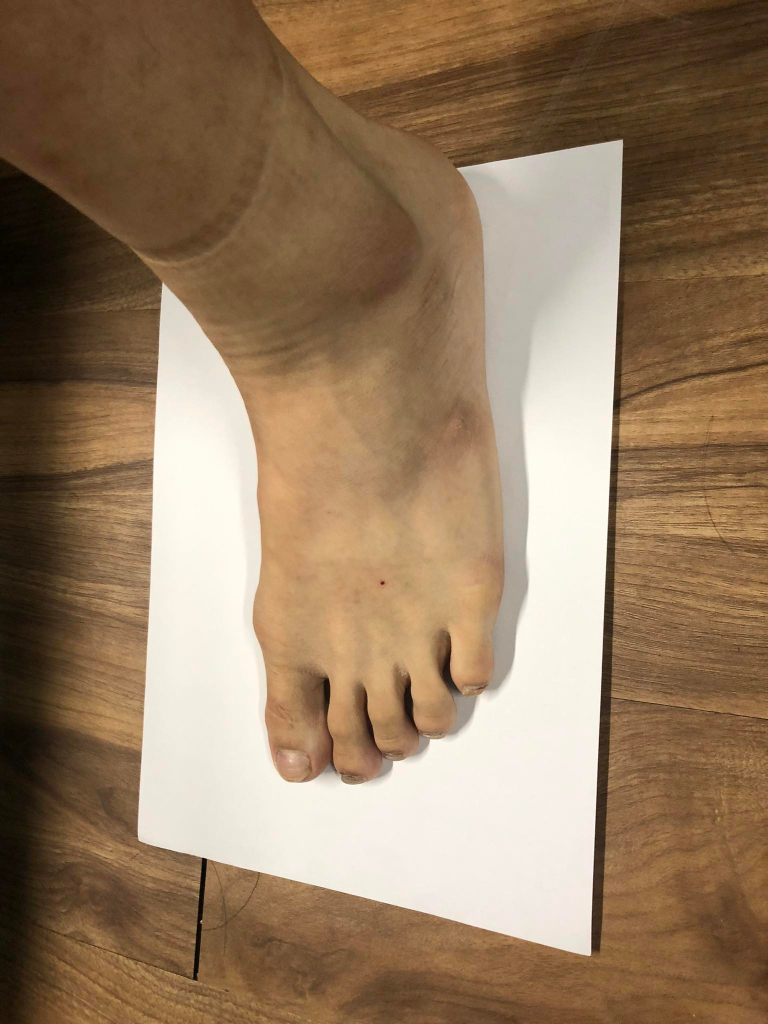
#> input picture images/test.jpg, 1536 x 2048 px (shown at 1/2 size)
$ python -i foot_estimate.py   (imports and definitions only)
#> lines starting #> are read from the running program, lines starting #| are printed output that depends on the picture; after the words box and inside, x2 and y2 are one past the last pixel; in counts of white or black regions, pixels touching at a corner belong together
import numpy as np
import matplotlib.pyplot as plt
import argparse
import cv2
from sklearn.cluster import KMeans
import random as random

# [21 lines left out: function preprocess, not called in this run]

def plotImage(img, title):

    plt.imshow(img)
    #plt.title('Clustered Image')
    # plt.savefig('results/image_classified/normal_img/'+title)
    # plt.show()

# [100 lines left out: functions gammaCorrection, cropOrig, overlayImage, kMeans_cluster, getBoundingBox, drawCnt, not called in this run]

def paperEdgeDetection(clusteredImage):
  edged1 = cv2.Canny(clusteredImage, 0, 255, 15)
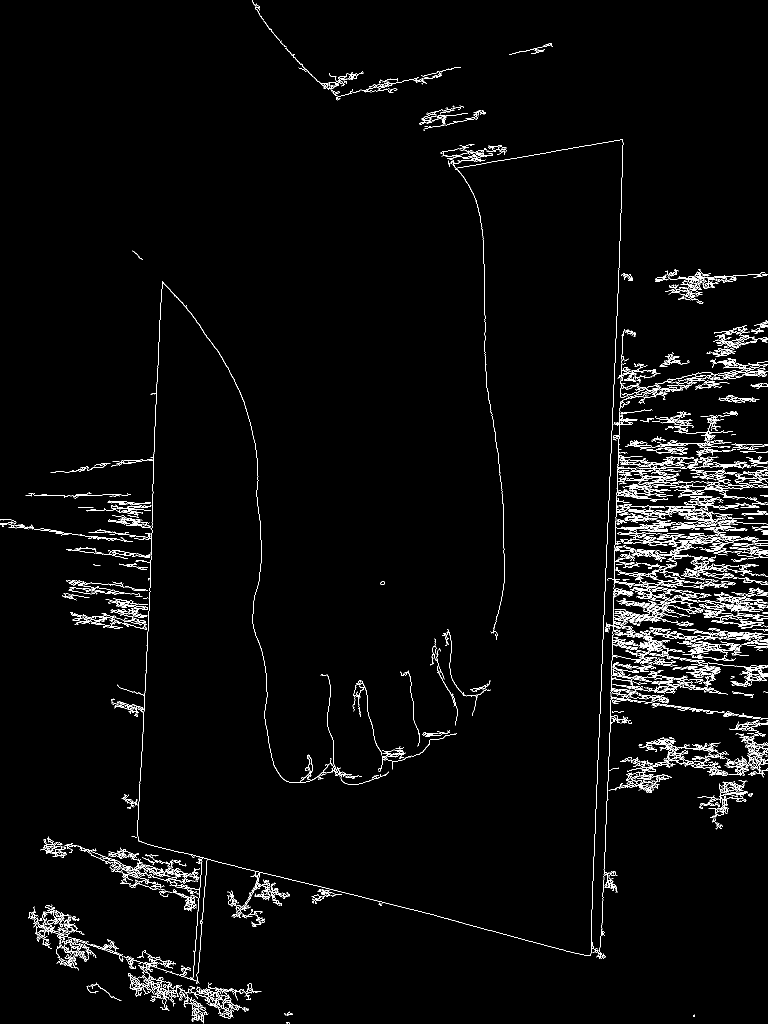
#> edged1: shape (2048, 1536) (shown at 1/2 size); 2.6% white in thin lines or dots
  edged = cv2.dilate(edged1, kernel=(5, 5), iterations=10)
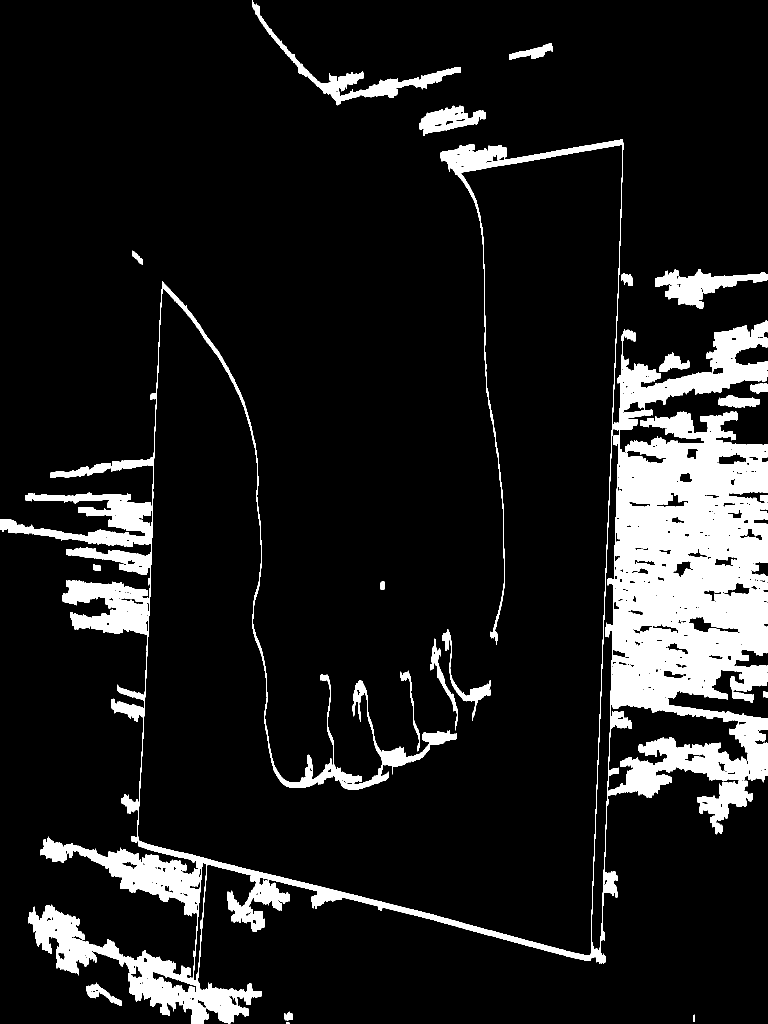
#> edged: shape (2048, 1536) (shown at 1/2 size); 11.2% white; 29 white regions, largest, box (x1, y1, x2, y2) and area: (1184, 641, 1536, 1928) 198833, (56, 278, 1247, 2048) 91957, (0, 984, 303, 1094) 13355
  edged = cv2.erode(edged, kernel=(5, 5), iterations=8)
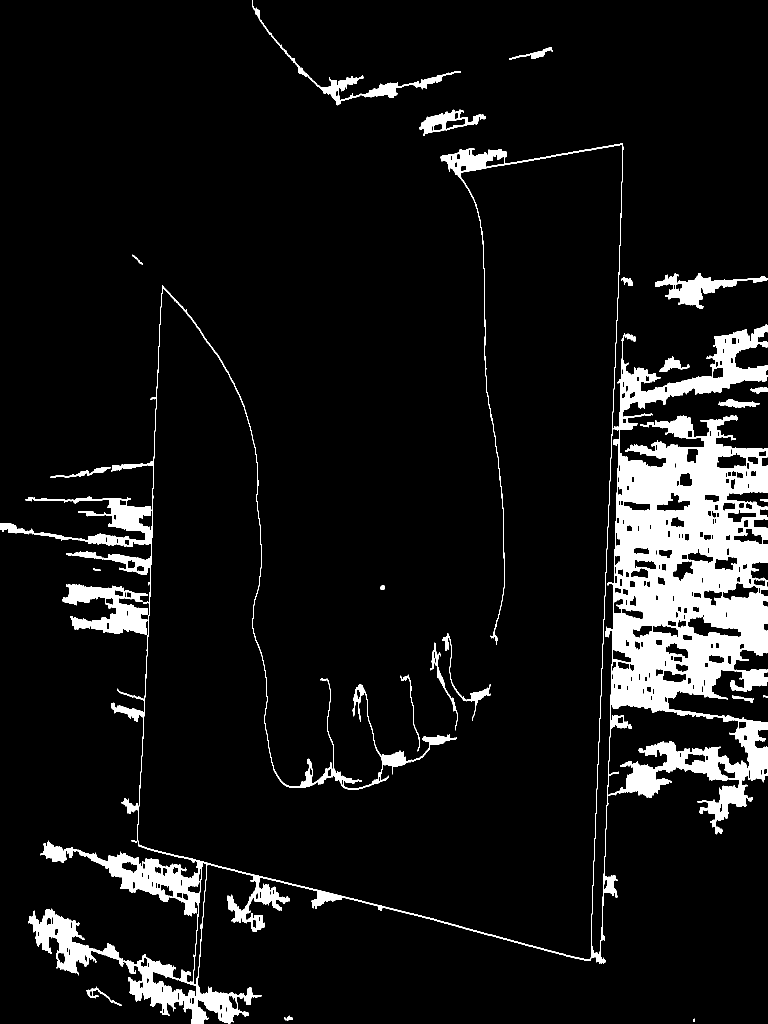
#> edged: shape (2048, 1536) (shown at 1/2 size); 8% white; 29 white regions, largest, box (x1, y1, x2, y2) and area: (1184, 649, 1536, 1928) 157561, (80, 286, 1247, 2048) 49269, (124, 1168, 296, 1270) 8636

  edged = cv2.fastNlMeansDenoising(edged, None, 20, 7, 21)
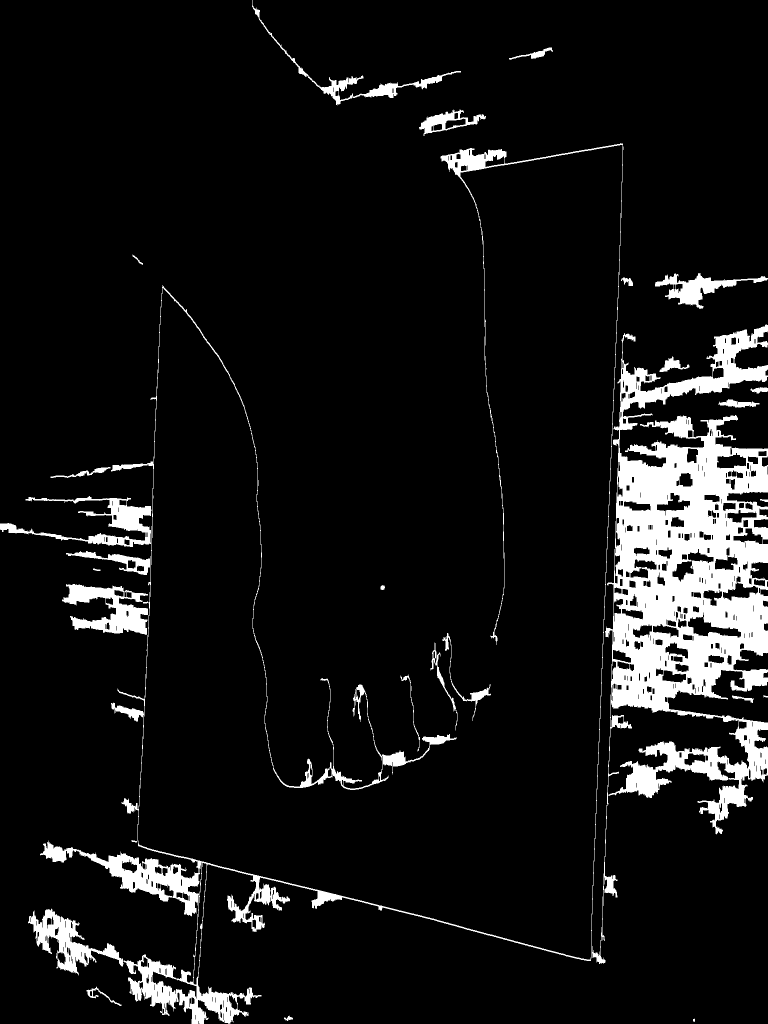
#> edged: shape (2048, 1536) (shown at 1/2 size); min 0, max 255, mean 20.4
  # edged = cv2.medianBlur(edged, 3)
  return edged

# [42 lines left out: functions edgeDetection, footEdgeDetection, calcFeetSize, not called in this run]

>>> import cv2
>>> picture = cv2.cvtColor(cv2.imread('images/test.jpg'), cv2.COLOR_BGR2RGB)
>>> result = paperEdgeDetection(picture)
